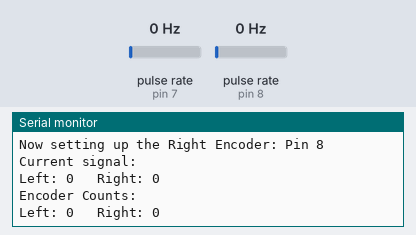
A sketch run on a simulated Arduino Uno, built with avr-gcc and run on an emulated ATmega328P. On the bench: the last lines printed to the serial monitor. Wiring (inferred from the names in the program): 2 × pulse sensor: data pin 7 / data pin 8. The inputs (shaded band) are chosen by the test bench; at power-on: pulse rate (sensors on pin 7, pin 8) 0 Hz.

Above: at 1.2 s.
1.3 s: pulse rate (sensor on pin 7) set to 4 Hz
At 2.6 s:
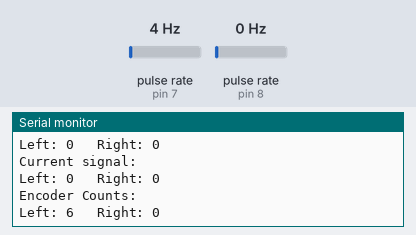
2.8 s: pulse rate (sensor on pin 8) set to 4 Hz
4.3 s: pulse rate (sensor on pin 7) set to 50 Hz
At 4.3 s:
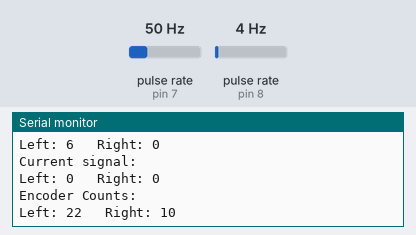
5.8 s: pulse rate (sensor on pin 8) set to 50 Hz
At 6.5 s:
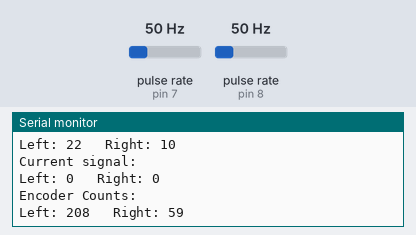
Timing chart, 0 to 8.3 s (numbered marks = the images above; inputs shaded):
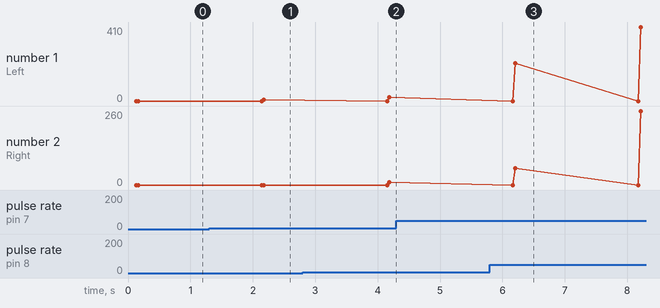

Measured:
- after the input at 1.3 s, the serial monitor: prints a new line after 0.88 s (image 1)
- after the input at 5.8 s, the serial monitor: prints a new line after 0.40 s (image 3)
- plotted number 1: 0 → 6 after the input at 1.3 s
- plotted number 2: 0 → 10 after the input at 2.8 s, 10 → 260 after the input at 5.8 s

The sketch:

encoderTest.ino
```cpp
/* Visual encoder testing code
  gkn 09102024
*/

// Include Libraries
// This is the PinChangeInterrupt package by NicoHood,
//      available in the library search (Sketch->Include Libraries->Manage Libraries)
#include <PinChangeInterrupt.h>

// The digital pins we'll use for the encoders
#define EncoderMotorLeft  7
#define EncoderMotorRight 8

// Initialize encoder counts to 0
// These are volatile because they change during interrupt functions
volatile unsigned int leftEncoderCount = 0;
volatile unsigned int rightEncoderCount = 0;


void setup() {
  // Begin serial monitor
  Serial.begin(9600);
  // Initialize encoders
  encoder_setup(); // Defined in encoders.ino
}

// The encoder count variables change when the signal in that pin changes.
// The code runs an interrupt function whenever that happens.
// It stops whatever else is running to execute a simple function
// as soon as the change is detected.
// This is all set up in the attached encoders.ino.
void loop()
{
  int leftValue = digitalRead(EncoderMotorLeft);
  int rightValue = digitalRead(EncoderMotorRight);
  Serial.println("Current signal: ");
  Serial.print("Left: ");
  Serial.print(leftValue);    // Outputs current value of left encoder pin
  Serial.print("\t Right: ");
  Serial.println(rightValue); // Outputs current value of right encoder pin
  Serial.println("Encoder Counts: ");
  Serial.print("Left: ");
  Serial.print(leftEncoderCount);    // Changes value when the signal in pin EncoderMotorLeft changes
  Serial.print("\t Right: ");
  Serial.println(rightEncoderCount); // Changes value when the signal in pin EncoderMotorRight changes
  Serial.println();
  delay(2000);
}
```

encoders.ino
```cpp
void encoder_setup() {
  Serial.print("Encoder Testing Program ");
  Serial.print("Now setting up the Left Encoder: Pin ");
  Serial.print(EncoderMotorLeft);
  Serial.println();

  pinMode(EncoderMotorLeft, INPUT_PULLUP); //set the pin to input
  pinMode(EncoderMotorRight, INPUT_PULLUP); //set the pin to input

  // The following code sets up the PinChange Interrupt
  // Valid interrupt modes are: RISING, FALLING or CHANGE
  attachPinChangeInterrupt(digitalPinToPinChangeInterrupt(EncoderMotorLeft), indexLeftEncoderCount, CHANGE);
  /////////////////////////////////////////////////
  Serial.print("Now setting up the Right Encoder: Pin ");
  Serial.print(EncoderMotorRight);
  Serial.println();
  attachPinChangeInterrupt(digitalPinToPinChangeInterrupt(EncoderMotorRight), indexRightEncoderCount, CHANGE);
}

//////////////////////////////////////////////////////////
// Interrupt functions for encoders //
//////////////////////////////////////////////////////////
void indexLeftEncoderCount()
{
  leftEncoderCount++;
}
//////////////////////////////////////////////////////////
void indexRightEncoderCount()
{
  rightEncoderCount++;
}
```
